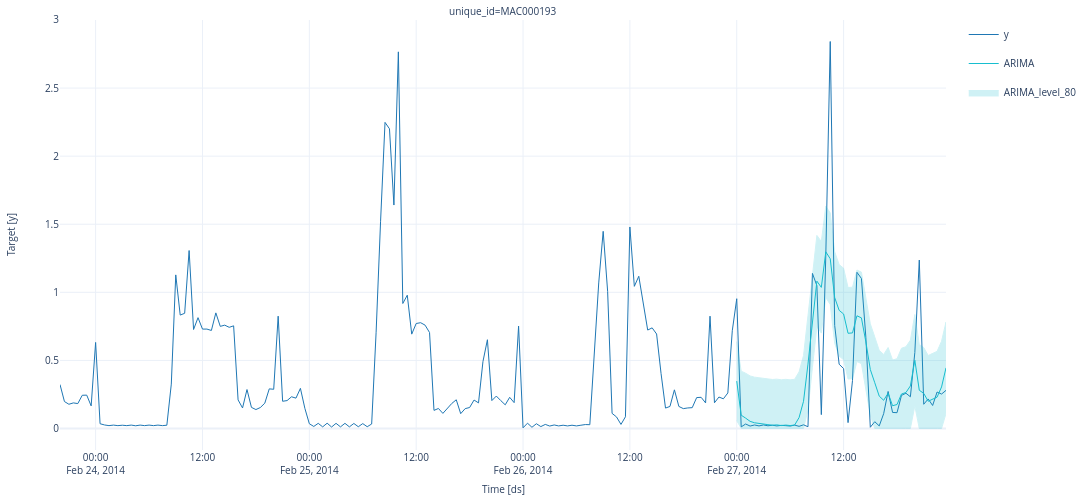

This figure's notebook cell:
### Code cell
plot_series(data, y_hat, max_insample_length=200, models=["ARIMA"], level=[80])

### Figure 1 — Plotly figure (JSON) as saved in the notebook; plotly's stock layout.template omitted (floating-point values rounded to 4 significant figures; data arrays with more than 128 entries replaced by an {"elided": "..."} marker saying what was removed)
{"data": [{"legendgroup": "y", "line": {"color": "#1f77b4", "width": 1}, "mode": "lines", "name": "y", "showlegend": true, "type": "scatter", "x": {"elided": "200 str values"}, "xaxis": "x", "y": {"elided": "200 float values"}, "yaxis": "y"}, {"legendgroup": "ARIMA", "line": {"color": "#17becf", "width": 1}, "mode": "lines", "name": "ARIMA", "showlegend": true, "type": "scatter", "x": {"elided": "200 str values"}, "xaxis": "x", "y": {"elided": "200 float values"}, "yaxis": "y"}, {"fill": "toself", "fillcolor": "#17becf", "legendgroup": "ARIMA_level_80", "line": {"color": "#17becf", "width": 1}, "mode": "lines", "name": "ARIMA_level_80", "opacity": 0.2, "showlegend": true, "type": "scatter", "x": {"elided": "400 str values"}, "xaxis": "x", "y": {"elided": "400 float values"}, "yaxis": "y"}], "layout": {"annotations": [{"font": {"size": 10}, "showarrow": false, "text": "unique_id=MAC000193", "x": 0.5, "xanchor": "center", "xref": "paper", "y": 1, "yanchor": "bottom", "yref": "paper"}, {"font": {"size": 10}, "showarrow": false, "text": "Time [ds]", "x": 0.5, "xanchor": "center", "xref": "paper", "y": 0, "yanchor": "top", "yref": "paper", "yshift": -30}, {"font": {"size": 10}, "showarrow": false, "text": "Target [y]", "textangle": -90, "x": 0, "xanchor": "right", "xref": "paper", "xshift": -40, "y": 0.5, "yanchor": "middle", "yref": "paper"}], "autosize": true, "font": {"size": 10}, "height": 500, "margin": {"b": 50, "l": 60, "r": 10, "t": 20}, "showlegend": true, "width": 1200, "xaxis": {"anchor": "y", "domain": [0, 1], "showticklabels": true, "visible": true}, "yaxis": {"anchor": "x", "domain": [0, 1]}}}
